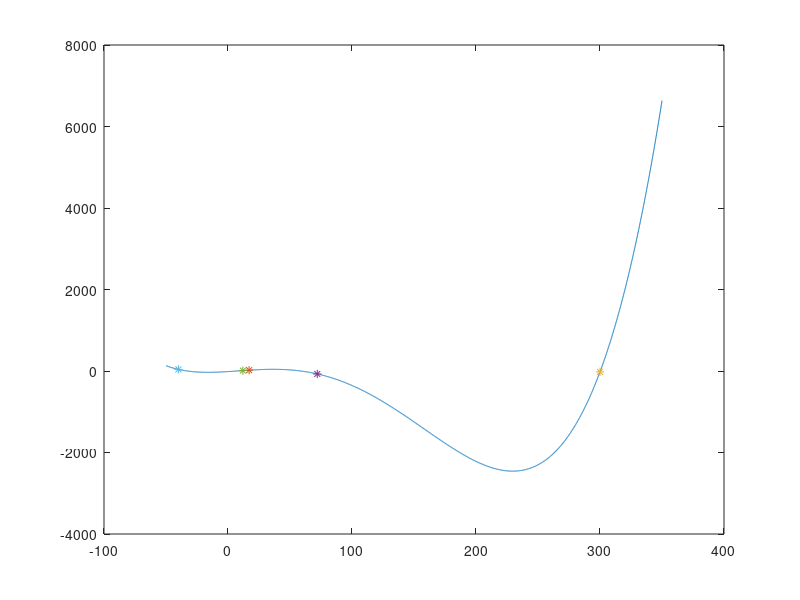

Recreate this plot in MATLAB.
x0=17 ; x1=300 ; x2=72,3 ; x3=12 ; x4=-40 ;
y0=20 ; y1=-20 ; y2=-72,3 ; y3=10 ; y4=40 ; 
xconst=[x0 x1 x2 x3 x4];
yconst=[y0 y1 y2 y3 y4];
p = polyfit (xconst, yconst, 4);
x=[-50 : 0.1 : 350];
y=(p(1)*(x.^(4)))+(p(2)*(x.^(3)))+(p(3)*(x.^(2)))+(p(4)*(x.^(1)))+p(5);
plot(x, y, x0, y0, "*", x1, y1, "*", x2, y2, "*", x3, y3, "*", x4, y4, "*")